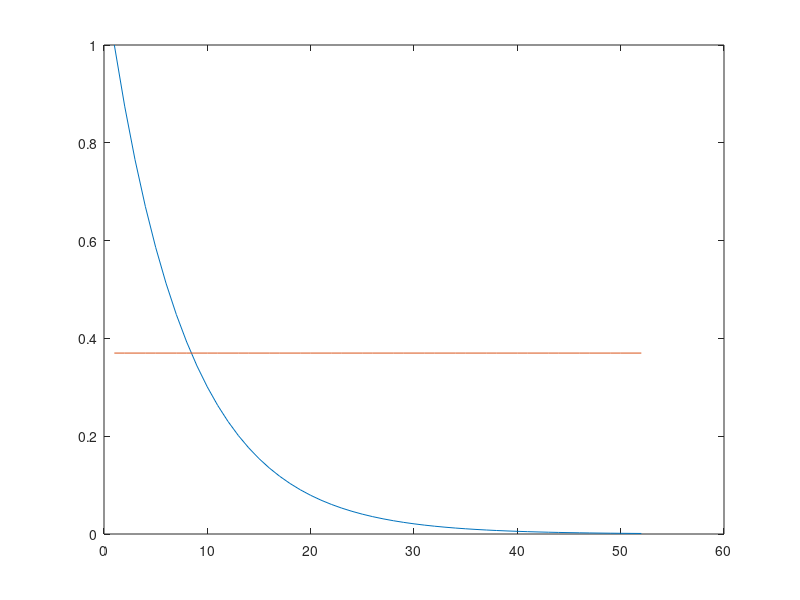

The MATLAB script that drew this image:
a=zeros(1,1000);
gamma=1/8;
a(1)=1;
for i=2:1000
  a(i)=(1-gamma)*a(i-1);
endfor
endd=max(find(a>0.001));
figure;
plot(a(1:endd));
hold on;
plot(a(1)*(1-.63)*ones(1,endd));
hold off